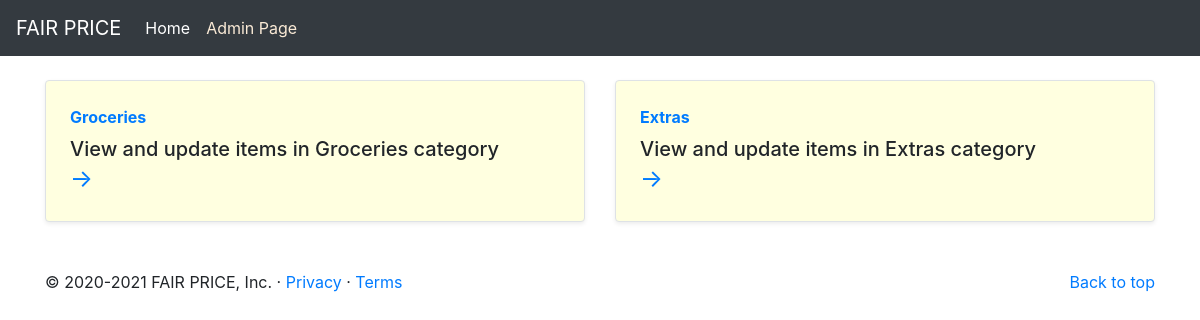
Before: /markets/categories/2 with the older database file.
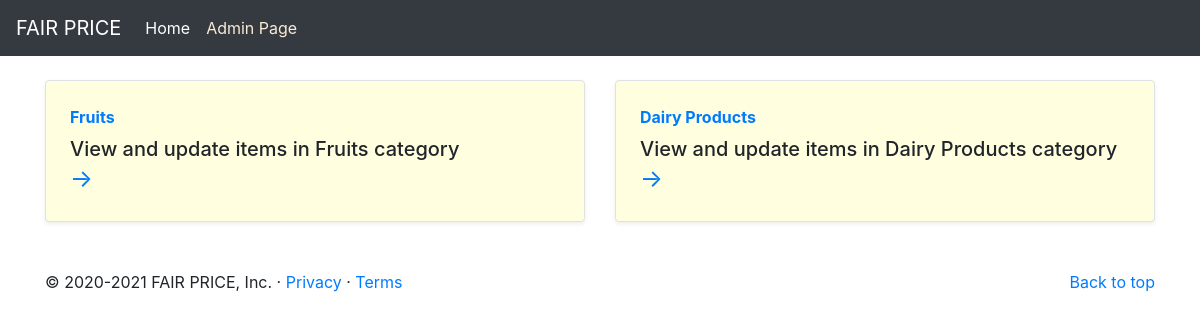
After: the same page with the newer database file.
### markets/models.py (models this page shows, shortened)
class Categories(models.Model):
    category_name = models.CharField(max_length=200)
    market = models.ForeignKey(Markets, on_delete=models.CASCADE)
    class Meta:
        db_table = 'categories'

### markets/views.py (the view)
# urls.py: path('categories/<int:market_id>', views.categories, name='categories'),
def categories(request, market_id):
    categories = Categories.objects.filter(market_id=market_id)
    return render(request, 'markets/categories.html', {"categories": categories})

### templates/markets/categories.html (shortened to what this page needs)
{% extends 'base.html' %}
{% block content %}
<div class="row mb-2">
    {% if categories %}
    {% for c in categories %}
    <div class="col-md-6">
        <div
            class="row no-gutters border rounded overflow-hidden flex-md-row mb-4 shadow-sm h-md-250 position-relative categories-card">
            <div class="col p-4 d-flex flex-column position-static">
                <strong class="d-inline-block mb-2 text-primary">{{ c.category_name }}</strong>
                <h5 class="mb-0">View and update items in {{ c.category_name }} category</h5>
                <a href="{% url 'markets:items' c.id %}" class="stretched-link arrow">→</a>
            </div>
        </div>
    </div>
    {% endfor %}
    {% else %}
    <p>No categories available for this market!</p>
    {% endif %}
</div>
{% endblock %}

Changed rows visible on the page:
removed Categories: category_name "Extras"
now on this page (row edited): Categories: category_name "Fruits"
changed Categories: category_name "Groceries" → "Dairy Products"
